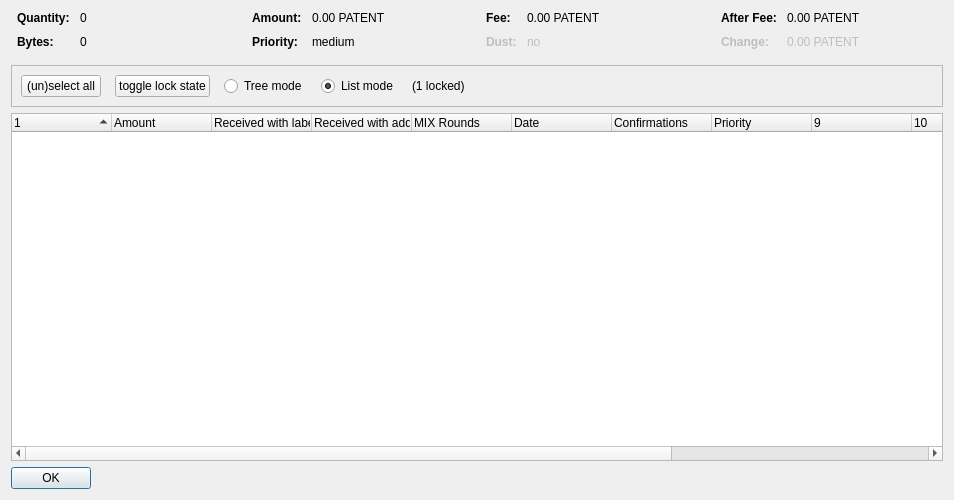
<?xml version="1.0" encoding="UTF-8"?>
<ui version="4.0">
 <class>CoinControlDialog</class>
 <widget class="QDialog" name="CoinControlDialog">
  <property name="geometry">
   <rect>
    <x>0</x>
    <y>0</y>
    <width>954</width>
    <height>500</height>
   </rect>
  </property>
  <property name="windowTitle">
   <string>Coin Selection</string>
  </property>
  <layout class="QVBoxLayout" name="verticalLayout">
   <item>
    <layout class="QHBoxLayout" name="horizontalLayoutTop" stretch="0,0,0,0">
     <property name="topMargin">
      <number>0</number>
     </property>
     <property name="bottomMargin">
      <number>10</number>
     </property>
     <item>
      <layout class="QFormLayout" name="formLayoutCoinControl1">
       <property name="horizontalSpacing">
        <number>10</number>
       </property>
       <property name="verticalSpacing">
        <number>10</number>
       </property>
       <property name="leftMargin">
        <number>6</number>
       </property>
       <property name="rightMargin">
        <number>6</number>
       </property>
       <item row="0" column="0">
        <widget class="QLabel" name="labelCoinControlQuantityText">
         <property name="font">
          <font>
           <weight>75</weight>
           <bold>true</bold>
          </font>
         </property>
         <property name="text">
          <string>Quantity:</string>
         </property>
        </widget>
       </item>
       <item row="0" column="1">
        <widget class="QLabel" name="labelCoinControlQuantity">
         <property name="cursor">
          <cursorShape>IBeamCursor</cursorShape>
         </property>
         <property name="contextMenuPolicy">
          <enum>Qt::ActionsContextMenu</enum>
         </property>
         <property name="text">
          <string notr="true">0</string>
         </property>
         <property name="textInteractionFlags">
          <set>Qt::LinksAccessibleByMouse|Qt::TextSelectableByKeyboard|Qt::TextSelectableByMouse</set>
         </property>
        </widget>
       </item>
       <item row="1" column="0">
        <widget class="QLabel" name="labelCoinControlBytesText">
         <property name="font">
          <font>
           <weight>75</weight>
           <bold>true</bold>
          </font>
         </property>
         <property name="text">
          <string>Bytes:</string>
         </property>
        </widget>
       </item>
       <item row="1" column="1">
        <widget class="QLabel" name="labelCoinControlBytes">
         <property name="cursor">
          <cursorShape>IBeamCursor</cursorShape>
         </property>
         <property name="contextMenuPolicy">
          <enum>Qt::ActionsContextMenu</enum>
         </property>
         <property name="text">
          <string notr="true">0</string>
         </property>
         <property name="textInteractionFlags">
          <set>Qt::LinksAccessibleByMouse|Qt::TextSelectableByKeyboard|Qt::TextSelectableByMouse</set>
         </property>
        </widget>
       </item>
      </layout>
     </item>
     <item>
      <layout class="QFormLayout" name="formLayoutCoinControl2">
       <property name="horizontalSpacing">
        <number>10</number>
       </property>
       <property name="verticalSpacing">
        <number>10</number>
       </property>
       <property name="leftMargin">
        <number>6</number>
       </property>
       <property name="rightMargin">
        <number>6</number>
       </property>
       <item row="0" column="0">
        <widget class="QLabel" name="labelCoinControlAmountText">
         <property name="font">
          <font>
           <weight>75</weight>
           <bold>true</bold>
          </font>
         </property>
         <property name="text">
          <string>Amount:</string>
         </property>
        </widget>
       </item>
       <item row="0" column="1">
        <widget class="QLabel" name="labelCoinControlAmount">
         <property name="cursor">
          <cursorShape>IBeamCursor</cursorShape>
         </property>
         <property name="contextMenuPolicy">
          <enum>Qt::ActionsContextMenu</enum>
         </property>
         <property name="text">
          <string notr="true">0.00 PATENT</string>
         </property>
         <property name="textInteractionFlags">
          <set>Qt::LinksAccessibleByMouse|Qt::TextSelectableByKeyboard|Qt::TextSelectableByMouse</set>
         </property>
        </widget>
       </item>
       <item row="1" column="0">
        <widget class="QLabel" name="labelCoinControlPriorityText">
         <property name="font">
          <font>
           <weight>75</weight>
           <bold>true</bold>
          </font>
         </property>
         <property name="text">
          <string>Priority:</string>
         </property>
        </widget>
       </item>
       <item row="1" column="1">
        <widget class="QLabel" name="labelCoinControlPriority">
         <property name="cursor">
          <cursorShape>IBeamCursor</cursorShape>
         </property>
         <property name="contextMenuPolicy">
          <enum>Qt::ActionsContextMenu</enum>
         </property>
         <property name="text">
          <string>medium</string>
         </property>
         <property name="textInteractionFlags">
          <set>Qt::LinksAccessibleByMouse|Qt::TextSelectableByKeyboard|Qt::TextSelectableByMouse</set>
         </property>
        </widget>
       </item>
      </layout>
     </item>
     <item>
      <layout class="QFormLayout" name="formLayoutCoinControl3">
       <property name="horizontalSpacing">
        <number>10</number>
       </property>
       <property name="verticalSpacing">
        <number>10</number>
       </property>
       <property name="leftMargin">
        <number>6</number>
       </property>
       <property name="rightMargin">
        <number>6</number>
       </property>
       <item row="0" column="0">
        <widget class="QLabel" name="labelCoinControlFeeText">
         <property name="font">
          <font>
           <weight>75</weight>
           <bold>true</bold>
          </font>
         </property>
         <property name="text">
          <string>Fee:</string>
         </property>
        </widget>
       </item>
       <item row="0" column="1">
        <widget class="QLabel" name="labelCoinControlFee">
         <property name="cursor">
          <cursorShape>IBeamCursor</cursorShape>
         </property>
         <property name="contextMenuPolicy">
          <enum>Qt::ActionsContextMenu</enum>
         </property>
         <property name="text">
          <string notr="true">0.00 PATENT</string>
         </property>
         <property name="textInteractionFlags">
          <set>Qt::LinksAccessibleByMouse|Qt::TextSelectableByKeyboard|Qt::TextSelectableByMouse</set>
         </property>
        </widget>
       </item>
       <item row="1" column="0">
        <widget class="QLabel" name="labelCoinControlLowOutputText">
         <property name="enabled">
          <bool>false</bool>
         </property>
         <property name="font">
          <font>
           <weight>75</weight>
           <bold>true</bold>
          </font>
         </property>
         <property name="text">
          <string>Dust:</string>
         </property>
        </widget>
       </item>
       <item row="1" column="1">
        <widget class="QLabel" name="labelCoinControlLowOutput">
         <property name="enabled">
          <bool>false</bool>
         </property>
         <property name="cursor">
          <cursorShape>IBeamCursor</cursorShape>
         </property>
         <property name="contextMenuPolicy">
          <enum>Qt::ActionsContextMenu</enum>
         </property>
         <property name="text">
          <string>no</string>
         </property>
         <property name="textInteractionFlags">
          <set>Qt::LinksAccessibleByMouse|Qt::TextSelectableByKeyboard|Qt::TextSelectableByMouse</set>
         </property>
        </widget>
       </item>
      </layout>
     </item>
     <item>
      <layout class="QFormLayout" name="formLayoutCoinControl4">
       <property name="horizontalSpacing">
        <number>10</number>
       </property>
       <property name="verticalSpacing">
        <number>10</number>
       </property>
       <property name="leftMargin">
        <number>6</number>
       </property>
       <property name="rightMargin">
        <number>6</number>
       </property>
       <item row="0" column="0">
        <widget class="QLabel" name="labelCoinControlAfterFeeText">
         <property name="font">
          <font>
           <weight>75</weight>
           <bold>true</bold>
          </font>
         </property>
         <property name="text">
          <string>After Fee:</string>
         </property>
        </widget>
       </item>
       <item row="0" column="1">
        <widget class="QLabel" name="labelCoinControlAfterFee">
         <property name="cursor">
          <cursorShape>IBeamCursor</cursorShape>
         </property>
         <property name="contextMenuPolicy">
          <enum>Qt::ActionsContextMenu</enum>
         </property>
         <property name="text">
          <string notr="true">0.00 PATENT</string>
         </property>
         <property name="textInteractionFlags">
          <set>Qt::LinksAccessibleByMouse|Qt::TextSelectableByKeyboard|Qt::TextSelectableByMouse</set>
         </property>
        </widget>
       </item>
       <item row="1" column="0">
        <widget class="QLabel" name="labelCoinControlChangeText">
         <property name="enabled">
          <bool>false</bool>
         </property>
         <property name="font">
          <font>
           <weight>75</weight>
           <bold>true</bold>
          </font>
         </property>
         <property name="text">
          <string>Change:</string>
         </property>
        </widget>
       </item>
       <item row="1" column="1">
        <widget class="QLabel" name="labelCoinControlChange">
         <property name="enabled">
          <bool>false</bool>
         </property>
         <property name="cursor">
          <cursorShape>IBeamCursor</cursorShape>
         </property>
         <property name="contextMenuPolicy">
          <enum>Qt::ActionsContextMenu</enum>
         </property>
         <property name="text">
          <string notr="true">0.00 PATENT</string>
         </property>
         <property name="textInteractionFlags">
          <set>Qt::LinksAccessibleByMouse|Qt::TextSelectableByKeyboard|Qt::TextSelectableByMouse</set>
         </property>
        </widget>
       </item>
      </layout>
     </item>
    </layout>
   </item>
   <item>
    <widget class="QFrame" name="frame">
     <property name="minimumSize">
      <size>
       <width>0</width>
       <height>40</height>
      </size>
     </property>
     <property name="frameShape">
      <enum>QFrame::StyledPanel</enum>
     </property>
     <property name="frameShadow">
      <enum>QFrame::Sunken</enum>
     </property>
     <layout class="QHBoxLayout" name="horizontalLayout">
      <item>
       <layout class="QHBoxLayout" name="horizontalLayoutPanel" stretch="0,0,0,0,0,0">
        <property name="spacing">
         <number>14</number>
        </property>
        <item>
         <widget class="QPushButton" name="pushButtonSelectAll">
          <property name="sizePolicy">
           <sizepolicy hsizetype="Maximum" vsizetype="Fixed">
            <horstretch>0</horstretch>
            <verstretch>0</verstretch>
           </sizepolicy>
          </property>
          <property name="text">
           <string>(un)select all</string>
          </property>
          <property name="autoDefault">
           <bool>false</bool>
          </property>
         </widget>
        </item>
        <item>
         <widget class="QPushButton" name="pushButtonToggleLock">
          <property name="sizePolicy">
           <sizepolicy hsizetype="Maximum" vsizetype="Fixed">
            <horstretch>0</horstretch>
            <verstretch>0</verstretch>
           </sizepolicy>
          </property>
          <property name="text">
           <string>toggle lock state</string>
          </property>
          <property name="autoDefault">
           <bool>false</bool>
          </property>
         </widget>
        </item>
        <item>
         <widget class="QRadioButton" name="radioTreeMode">
          <property name="sizePolicy">
           <sizepolicy hsizetype="Maximum" vsizetype="Fixed">
            <horstretch>0</horstretch>
            <verstretch>0</verstretch>
           </sizepolicy>
          </property>
          <property name="text">
           <string>Tree mode</string>
          </property>
         </widget>
        </item>
        <item>
         <widget class="QRadioButton" name="radioListMode">
          <property name="sizePolicy">
           <sizepolicy hsizetype="Maximum" vsizetype="Fixed">
            <horstretch>0</horstretch>
            <verstretch>0</verstretch>
           </sizepolicy>
          </property>
          <property name="text">
           <string>List mode</string>
          </property>
          <property name="checked">
           <bool>true</bool>
          </property>
         </widget>
        </item>
        <item>
         <widget class="QLabel" name="labelLocked">
          <property name="text">
           <string>(1 locked)</string>
          </property>
         </widget>
        </item>
        <item>
         <spacer name="horizontalSpacer">
          <property name="orientation">
           <enum>Qt::Horizontal</enum>
          </property>
          <property name="sizeHint" stdset="0">
           <size>
            <width>40</width>
            <height>20</height>
           </size>
          </property>
         </spacer>
        </item>
       </layout>
      </item>
     </layout>
    </widget>
   </item>
   <item>
    <widget class="CoinControlTreeWidget" name="treeWidget">
     <property name="contextMenuPolicy">
      <enum>Qt::CustomContextMenu</enum>
     </property>
     <property name="sortingEnabled">
      <bool>false</bool>
     </property>
     <property name="columnCount">
      <number>13</number>
     </property>
     <attribute name="headerShowSortIndicator" stdset="0">
      <bool>true</bool>
     </attribute>
     <attribute name="headerStretchLastSection">
      <bool>false</bool>
     </attribute>
     <column>
      <property name="text">
       <string/>
      </property>
     </column>
     <column>
      <property name="text">
       <string>Amount</string>
      </property>
     </column>
     <column>
      <property name="text">
       <string>Received with label</string>
      </property>
     </column>
     <column>
      <property name="text">
       <string>Received with address</string>
      </property>
     </column>
     <column>
      <property name="text">
       <string>MIX Rounds</string>
      </property>
     </column>
     <column>
      <property name="text">
       <string>Date</string>
      </property>
     </column>
     <column>
      <property name="text">
       <string>Confirmations</string>
      </property>
      <property name="toolTip">
       <string>Confirmed</string>
      </property>
     </column>
     <column>
      <property name="text">
       <string>Priority</string>
      </property>
     </column>
     <column>
      <property name="text">
       <string/>
      </property>
     </column>
     <column>
      <property name="text">
       <string/>
      </property>
     </column>
     <column>
      <property name="text">
       <string/>
      </property>
     </column>
     <column>
      <property name="text">
       <string/>
      </property>
     </column>
     <column>
      <property name="text">
       <string/>
      </property>
     </column>
    </widget>
   </item>
   <item>
    <widget class="QDialogButtonBox" name="buttonBox">
     <property name="sizePolicy">
      <sizepolicy hsizetype="Maximum" vsizetype="Fixed">
       <horstretch>0</horstretch>
       <verstretch>0</verstretch>
      </sizepolicy>
     </property>
     <property name="orientation">
      <enum>Qt::Horizontal</enum>
     </property>
     <property name="standardButtons">
      <set>QDialogButtonBox::Ok</set>
     </property>
    </widget>
   </item>
  </layout>
 </widget>
 <customwidgets>
  <customwidget>
   <class>CoinControlTreeWidget</class>
   <extends>QTreeWidget</extends>
   <header>coincontroltreewidget.h</header>
  </customwidget>
 </customwidgets>
 <resources/>
 <connections/>
</ui>
